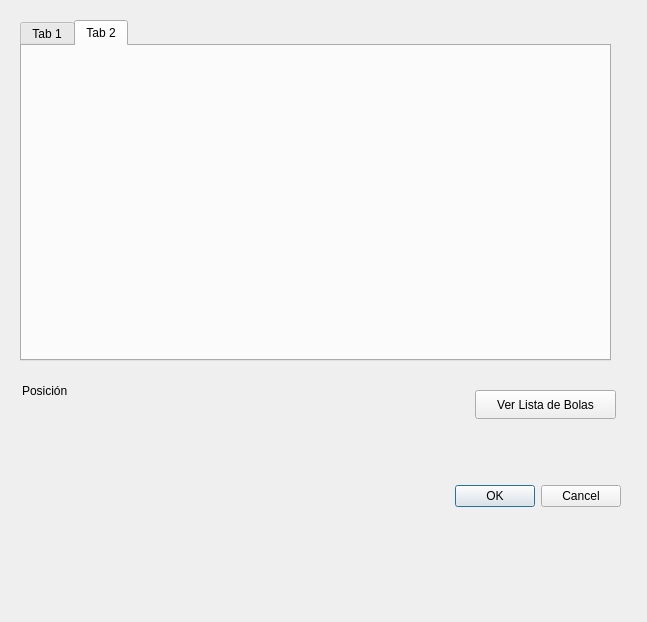
<?xml version="1.0" encoding="UTF-8"?>
<ui version="4.0">
 <class>DCargaBolas</class>
 <widget class="QDialog" name="DCargaBolas">
  <property name="geometry">
   <rect>
    <x>0</x>
    <y>0</y>
    <width>647</width>
    <height>622</height>
   </rect>
  </property>
  <property name="windowTitle">
   <string>Dialog</string>
  </property>
  <widget class="QDialogButtonBox" name="buttonBox">
   <property name="geometry">
    <rect>
     <x>280</x>
     <y>480</y>
     <width>341</width>
     <height>32</height>
    </rect>
   </property>
   <property name="orientation">
    <enum>Qt::Horizontal</enum>
   </property>
   <property name="standardButtons">
    <set>QDialogButtonBox::Cancel|QDialogButtonBox::Ok</set>
   </property>
  </widget>
  <widget class="QTabWidget" name="tabBolas">
   <property name="geometry">
    <rect>
     <x>20</x>
     <y>20</y>
     <width>591</width>
     <height>341</height>
    </rect>
   </property>
   <property name="currentIndex">
    <number>1</number>
   </property>
   <widget class="QWidget" name="tab">
    <attribute name="title">
     <string>Tab 1</string>
    </attribute>
   </widget>
   <widget class="QWidget" name="tab_2">
    <attribute name="title">
     <string>Tab 2</string>
    </attribute>
   </widget>
  </widget>
  <widget class="QPushButton" name="botonVerLista">
   <property name="geometry">
    <rect>
     <x>475</x>
     <y>390</y>
     <width>141</width>
     <height>29</height>
    </rect>
   </property>
   <property name="text">
    <string>Ver Lista de Bolas</string>
   </property>
  </widget>
  <widget class="QWidget" name="widgetLineas" native="true">
   <property name="geometry">
    <rect>
     <x>80</x>
     <y>380</y>
     <width>320</width>
     <height>200</height>
    </rect>
   </property>
   <property name="minimumSize">
    <size>
     <width>320</width>
     <height>200</height>
    </size>
   </property>
   <property name="autoFillBackground">
    <bool>false</bool>
   </property>
   <layout class="QHBoxLayout" name="horizontalLayout">
    <item>
     <layout class="QVBoxLayout" name="layoutLineas"/>
    </item>
   </layout>
  </widget>
  <widget class="QLabel" name="label">
   <property name="geometry">
    <rect>
     <x>22</x>
     <y>382</y>
     <width>47</width>
     <height>17</height>
    </rect>
   </property>
   <property name="text">
    <string>Posición</string>
   </property>
  </widget>
 </widget>
 <resources/>
 <connections>
  <connection>
   <sender>buttonBox</sender>
   <signal>accepted()</signal>
   <receiver>DCargaBolas</receiver>
   <slot>accept()</slot>
   <hints>
    <hint type="sourcelabel">
     <x>248</x>
     <y>254</y>
    </hint>
    <hint type="destinationlabel">
     <x>157</x>
     <y>274</y>
    </hint>
   </hints>
  </connection>
  <connection>
   <sender>buttonBox</sender>
   <signal>rejected()</signal>
   <receiver>DCargaBolas</receiver>
   <slot>reject()</slot>
   <hints>
    <hint type="sourcelabel">
     <x>316</x>
     <y>260</y>
    </hint>
    <hint type="destinationlabel">
     <x>286</x>
     <y>274</y>
    </hint>
   </hints>
  </connection>
 </connections>
</ui>
